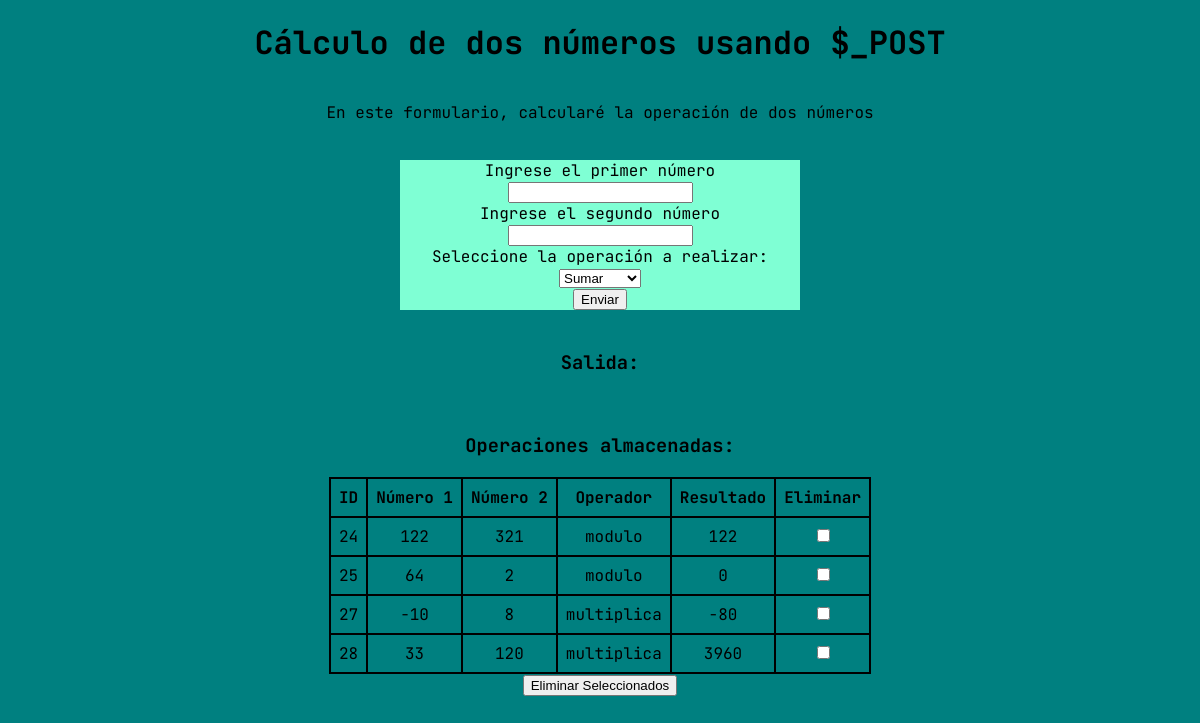
The page / on the database its author committed.
### tables this page shows
CREATE TABLE operaciones (
            id INTEGER PRIMARY KEY AUTOINCREMENT,
            num1 INTEGER,
            num2 INTEGER,
            operador TEXT,
            resultado INTEGER
          );

### mostrar_resultados.php (the view, shortened to what this page needs)
<?php
function mostrar_resultados() {
  $db = new SQLite3('operaciones.db');
  $query = "SELECT * FROM operaciones";
  $result = $db->query($query);
  if ($result->numColumns() > 0) {
    echo "<h3>Operaciones almacenadas:</h3>";
    echo "<form method='post'>";
    echo "<table>";
    echo "<tr>
								<th>ID</th>
								<th>Número 1</th>
								<th>Número 2</th>
								<th>Operador</th>
								<th>Resultado</th>
								<th>Eliminar</th>
							</tr>";
    while ($row = $result->fetchArray(SQLITE3_ASSOC)) {
      echo "<tr>";
      echo "<td>{$row['id']}</td>";
      echo "<td>{$row['num1']}</td>";
      echo "<td>{$row['num2']}</td>";
      echo "<td>{$row['operador']}</td>";
      echo "<td>{$row['resultado']}</td>";
      echo "<td><input type='checkbox' name='eliminar[]' value='{$row['id']}'></td>";
      echo "</tr>";
    }
    echo "</table>";
    echo "<button type='submit'>Eliminar Seleccionados</button>";
    echo "</form>";
  }
}
?>

### css/index.css (style rules this page uses)
body { display: flex; flex-direction: column; margin: 0px; padding: 0px; justify-content: center; align-items: center; text-align: center; background-color: teal; font-family: 'JetBrains Mono', monospace; }
table, tr, td { border-style: solid; border-width: 2px; border-collapse: collapse; border-color: black; }
tr { border-style: solid; border-width: 2px; border-collapse: collapse; border-color: black; }
td, th { padding: 8px; border-style: solid; border-width: 2px; border-collapse: collapse; border-color: black; }

### rows shown on the page
operaciones: id "24", num1 "122", num2 "321", operador "modulo", resultado "122"
operaciones: id "25", num1 "64", num2 "2", operador "modulo", resultado "0"
operaciones: id "27", num1 "-10", num2 "8", operador "multiplica", resultado "-80"
operaciones: id "28", num1 "33", num2 "120", operador "multiplica", resultado "3960"
